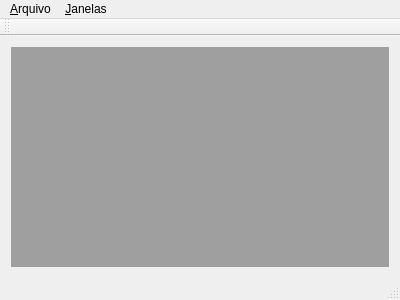
<?xml version="1.0" encoding="UTF-8"?>
<ui version="4.0">
 <class>MainMDI</class>
 <widget class="QMainWindow" name="MainMDI">
  <property name="geometry">
   <rect>
    <x>0</x>
    <y>0</y>
    <width>400</width>
    <height>300</height>
   </rect>
  </property>
  <property name="windowTitle">
   <string>MainMDI</string>
  </property>
  <widget class="QWidget" name="centralWidget">
   <layout class="QHBoxLayout" name="horizontalLayout">
    <item>
     <widget class="QMdiArea" name="mdiArea"/>
    </item>
   </layout>
  </widget>
  <widget class="QMenuBar" name="menuBar">
   <property name="geometry">
    <rect>
     <x>0</x>
     <y>0</y>
     <width>400</width>
     <height>25</height>
    </rect>
   </property>
   <widget class="QMenu" name="menu_Arquivo">
    <property name="title">
     <string>&amp;Arquivo</string>
    </property>
    <addaction name="action_Novo_form1"/>
    <addaction name="actionNovo_WebBrowser"/>
   </widget>
   <widget class="QMenu" name="menu_Janelas">
    <property name="title">
     <string>&amp;Janelas</string>
    </property>
    <addaction name="action_Cascata"/>
    <addaction name="action_Lado_a_lado"/>
   </widget>
   <addaction name="menu_Arquivo"/>
   <addaction name="menu_Janelas"/>
  </widget>
  <widget class="QToolBar" name="mainToolBar">
   <attribute name="toolBarArea">
    <enum>TopToolBarArea</enum>
   </attribute>
   <attribute name="toolBarBreak">
    <bool>false</bool>
   </attribute>
  </widget>
  <widget class="QStatusBar" name="statusBar"/>
  <action name="action_Novo_form1">
   <property name="text">
    <string>&amp;Novo form1</string>
   </property>
  </action>
  <action name="action_Cascata">
   <property name="text">
    <string>&amp;Cascata</string>
   </property>
  </action>
  <action name="action_Lado_a_lado">
   <property name="text">
    <string>&amp;Lado a lado</string>
   </property>
  </action>
  <action name="actionNovo_WebBrowser">
   <property name="text">
    <string>Novo &amp;WebBrowser</string>
   </property>
  </action>
 </widget>
 <layoutdefault spacing="6" margin="11"/>
 <resources/>
 <connections/>
</ui>
